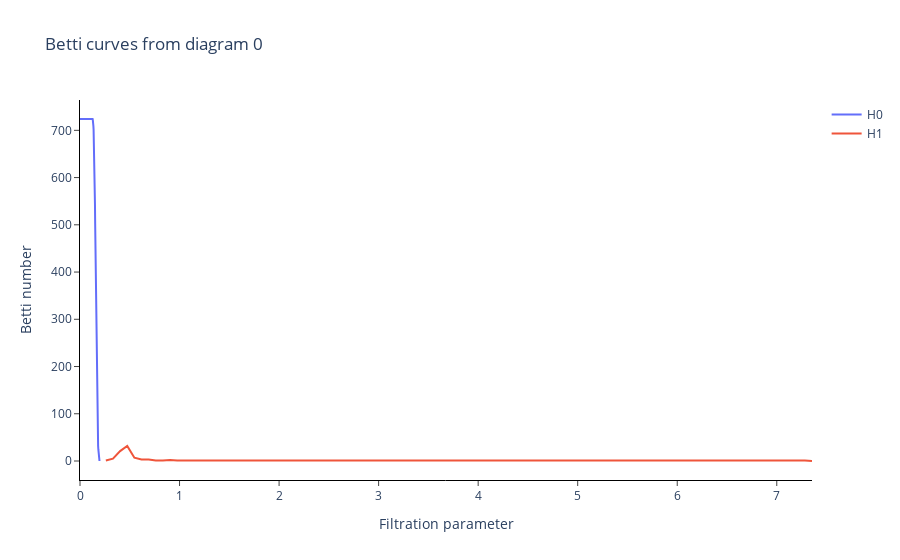

Notebook code cell kept with this figure:
### Code cell
import statistics as stats

Betti_BHP = Betti.fit_transform_plot(PerDiagram)

print("mean of Betti_H0 for slug flow", stats.mean(Betti_BHP[0,0]))
print("mean of Betti_H1 for slug flow", stats.mean(Betti_BHP[0,1]))
